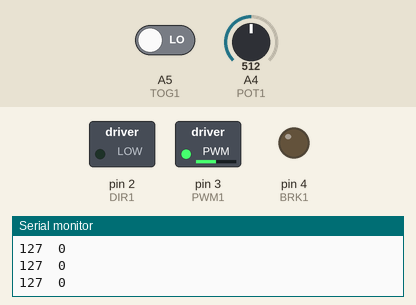
Recording of a sketch running on a simulated Arduino Uno, built with avr-gcc and run on an emulated ATmega328P. Parts: switched loads named in the sketch (green lamp = pin HIGH), output pins drawn as LEDs (lit = HIGH), the last lines printed to the serial monitor. The inputs (shaded band) are chosen by the test bench; at power-on: A4 (POT1) = 512, A5 (TOG1) LOW.

Above: at 1.2 s.
1.3 s: A4 (POT1) set to 419
At 2.3 s:
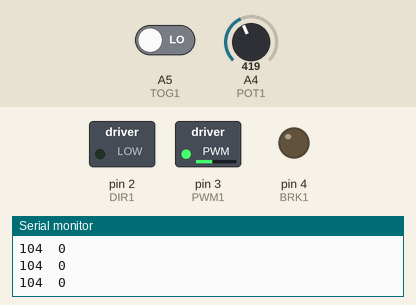
2.8 s: A4 (POT1) set to 394
At 3.3 s:
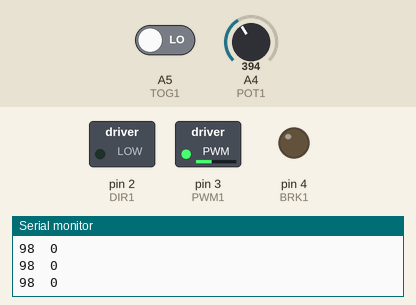
5.8 s: A5 (TOG1) driven HIGH
At 6.8 s:
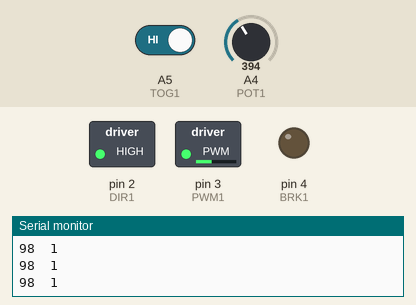
7.3 s: A4 (POT1) set to 716
At 8.0 s:
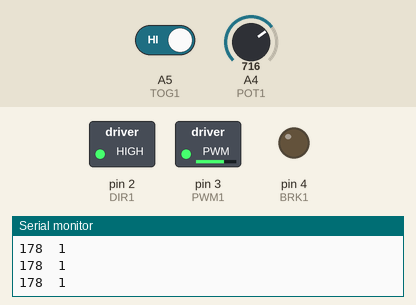
8.8 s: A5 (TOG1) driven LOW
At 10.0 s:
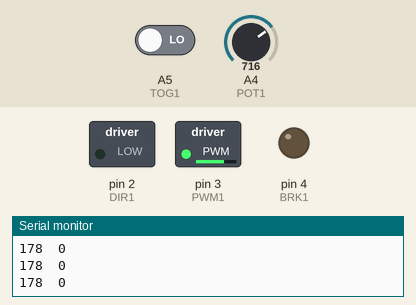
10.3 s: A4 (POT1) set to 900
At 11.6 s:
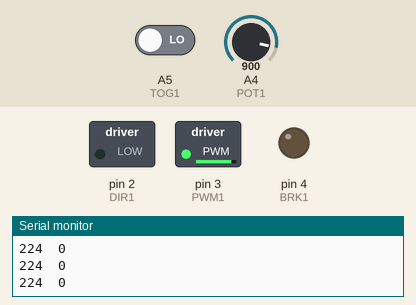
Timing chart, 0 to 12.8 s (numbered marks = the images above; inputs shaded):
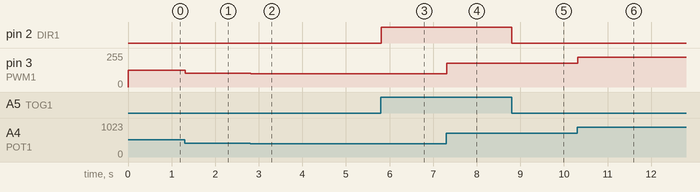

The sketch:

pwm_test.ino
```cpp
/*

basic pwm test
25/7/12

   a basic rig to test the motor controller.
   uses a potentiometer to read pwm value,and a toggle switch to change direction.
   here a single pwm value is send to both motors, so connect PWM1 to both channels of the motorcontroller.
   This can be used to test the motor controller, for a given pwm value the motor controller should supply the same vlotage
   to both the channels.

*/

#define PWM1	3 //pin to send pwm value to motor controller.
#define DIR1    2 //pin to send direction to motor controller
#define BRK1	4

#define POT1	A4 // a potentiometer to getpwm value (0-255)
#define TOG1    A5 //a togle swith to change direction

void setup() {

  pinMode(PWM1, OUTPUT);
  pinMode(DIR1, OUTPUT);
  pinMode(BRK1, OUTPUT);

  pinMode(POT1, INPUT);
  pinMode(TOG1, INPUT);

  Serial.begin(9600);
}

void loop() {
int pwmVal=analogRead(POT1)*(255.0/1024);// this will convert a value in the range 0-1024 received from the potentiometr \
                                            to a value in the range 0-255.
int dirVal=digitalRead(TOG1);
Serial.print(pwmVal);
Serial.print("  ");
Serial.println(dirVal);

if(pwmVal==0){
	digitalWrite(BRK1,HIGH);//apply brake if pwmVal==0
}
else{
	digitalWrite(BRK1,LOW);//apply brake if pwmVal==0
	digitalWrite(DIR1,dirVal);
	analogWrite(PWM1,pwmVal);
}

}
```

Measured:
- after the input at 1.3 s, pin 3 (PWM1): 127/255 → 104/255 at once
- after the input at 2.8 s, pin 3 (PWM1): 104/255 → 98/255 at once
- after the input at 5.8 s, pin 2 (DIR1): LOW → HIGH at once
- after the input at 7.3 s, pin 3 (PWM1): 98/255 → 178/255 at once
- after the input at 8.8 s, pin 2 (DIR1): HIGH → LOW at once
- after the input at 10.3 s, pin 3 (PWM1): 178/255 → 224/255 at once
